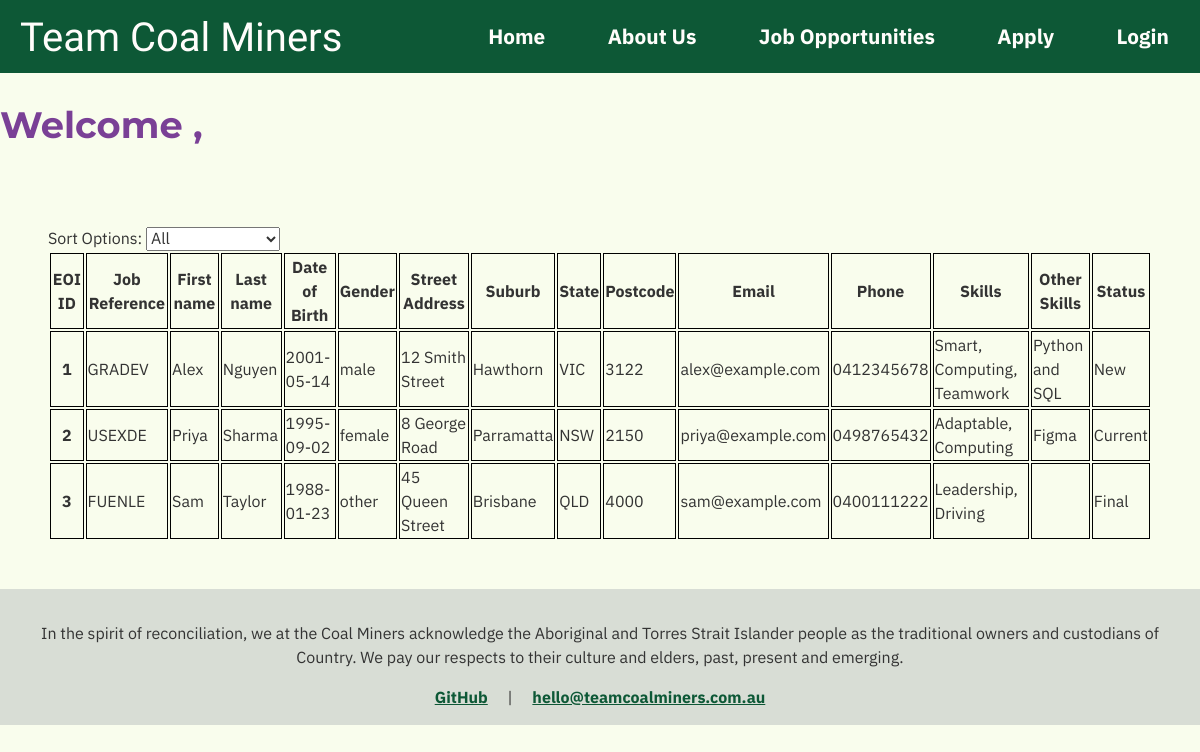
Page /manage.php (signed in) on the committed database.
### tables this page shows
CREATE TABLE `eoi` (
  `EOInumber` int(11) NOT NULL,
  `job_ref` varchar(6) NOT NULL,
  `first_name` varchar(20) NOT NULL,
  `last_name` varchar(20) NOT NULL,
  `dob` date NOT NULL,
  `gender` varchar(20) NOT NULL,
  `street_address` varchar(40) NOT NULL,
  `suburb` varchar(40) NOT NULL,
  `state` varchar(3) NOT NULL,
  `postcode` char(4) NOT NULL,
  `email` varchar(80) NOT NULL,
  `phone` varchar(12) NOT NULL,
  `skills` varchar(255) DEFAULT NULL,
  `other_skills` text DEFAULT NULL,
  `status` enum('New','Current','Final') NOT NULL DEFAULT 'New'
);

### manage.php (the view, shortened to what this page needs)
<!DOCTYPE html>
<html lang = "en">
<head>
    <link rel = "stylesheet" href = "style/style.css">
    <link rel = "stylesheet" href = "style/index_style.css">
</head>
<body>
    <header>
        <?php
            include('nav.inc')
        ?>
        <h2>Welcome <?php echo $_SESSION['username'] ?>,</h2>
    </header>
    <main>
        <form method = "post" action = "<?php echo htmlspecialchars($_SERVER["PHP_SELF"])?>">
            <label for = "sort_option">Sort Options: </label>
            <select name = "sort_option" id = "sort_option" required>
                <option value = "all">All</option>
            </select>
        </form>
        <?php
            require_once "settings.php";
            $dbconn = @mysqli_connect($host, $user, $pwd, $sql_db);
            $query = "SELECT * FROM eoi";
            $result = mysqli_query($dbconn, $query);
            if ($result)
            {
                echo "<table>";
                echo "<thead>";
                echo "<tr>";
                echo "<th>EOI ID</th>";
                echo "<th>Job Reference</th>";
                echo "<th>First name</th>";
                echo "<th>Last name</th>";
                echo "<th>Date of Birth</th>";
                echo "<th>Gender</th>";
                echo "<th>Street Address</th>";
                echo "<th>Suburb</th>";
                echo "<th>State</th>";
                echo "<th>Postcode</th>";
                echo "<th>Email</th>";
                echo "<th>Phone</th>";
                echo "<th>Skills</th>";
                echo "<th>Other Skills</th>";
                echo "<th>Status</th>";
                echo "</tr>";
                echo "</thead>";
                echo "<tbody>";
                while ($row = mysqli_fetch_assoc($result))
                {
                    echo "<tr>";
                    echo "<th>" . $row['EOInumber'] . "</th>";
                    echo "<td>" . $row['job_ref'] . "</td>";
                    echo "<td>" . $row['first_name'] . "</td>";
                    echo "<td>" . $row['last_name'] . "</td>";
                    echo "<td>" . $row['dob'] . "</td>";
                    echo "<td>" . $row['gender'] . "</td>";
                    echo "<td>" . $row['street_address'] . "</td>";
                    echo "<td>" . $row['suburb'] . "</td>";
                    echo "<td>" . $row['state'] . "</td>";
                    echo "<td>" . $row['postcode'] . "</td>";
                    echo "<td>" . $row['email'] . "</td>";
                    echo "<td>" . $row['phone'] . "</td>";
                    echo "<td>" . $row['skills'] . "</td>";
                    echo "<td>" . $row['other_skills'] . "</td>";
                    echo "<td>" . $row['status'] . "</td>";
                    echo "</tr>";
                }
                echo "</tbody>";
                echo "</table>";
            }
        ?>
    </main>
    <footer style = "clear: both">
        <?php
            include('footer.inc')
        ?>
    </footer>
</body>
</html>

### style/style.css (style rules this page uses)
* { font-family: 'IBM Plex Sans', sans-serif; font-size: 1em; line-height: 1.5; color: #333333; }
body { margin: 0; padding: 0; background-color: #f9fded; }
h2 { font-family: 'Montserrat', Verdana, sans-serif; font-size: 2.3em; font-weight: 700; line-height: 1.2; color: #7a4096; }
main { padding: 3em; }
footer { padding: 1em; background-color: #d8ddd5; overflow: auto; text-align: center; }

### style/index_style.css (style rules this page uses)
td, th { border: 1px solid black; }

### rows in the picture
eoi: EOInumber "1", job_ref "GRADEV", first_name "Alex", last_name "Nguyen", dob "2001-05-14", gender "male", street_address "12 Smith Street", suburb "Hawthorn", state "VIC", postcode "3122", email "alex@example.com", phone "0412345678", skills "Smart, Computing, Teamwork", other_skills "Python and SQL", status "New"
eoi: EOInumber "2", job_ref "USEXDE", first_name "Priya", last_name "Sharma", dob "1995-09-02", gender "female", street_address "8 George Road", suburb "Parramatta", state "NSW", postcode "2150", email "priya@example.com", phone "0498765432", skills "Adaptable, Computing", other_skills "Figma", status "Current"
eoi: EOInumber "3", job_ref "FUENLE", first_name "Sam", last_name "Taylor", dob "1988-01-23", gender "other", street_address "45 Queen Street", suburb "Brisbane", state "QLD", postcode "4000", email "sam@example.com", phone "0400111222", skills "Leadership, Driving", status "Final"
